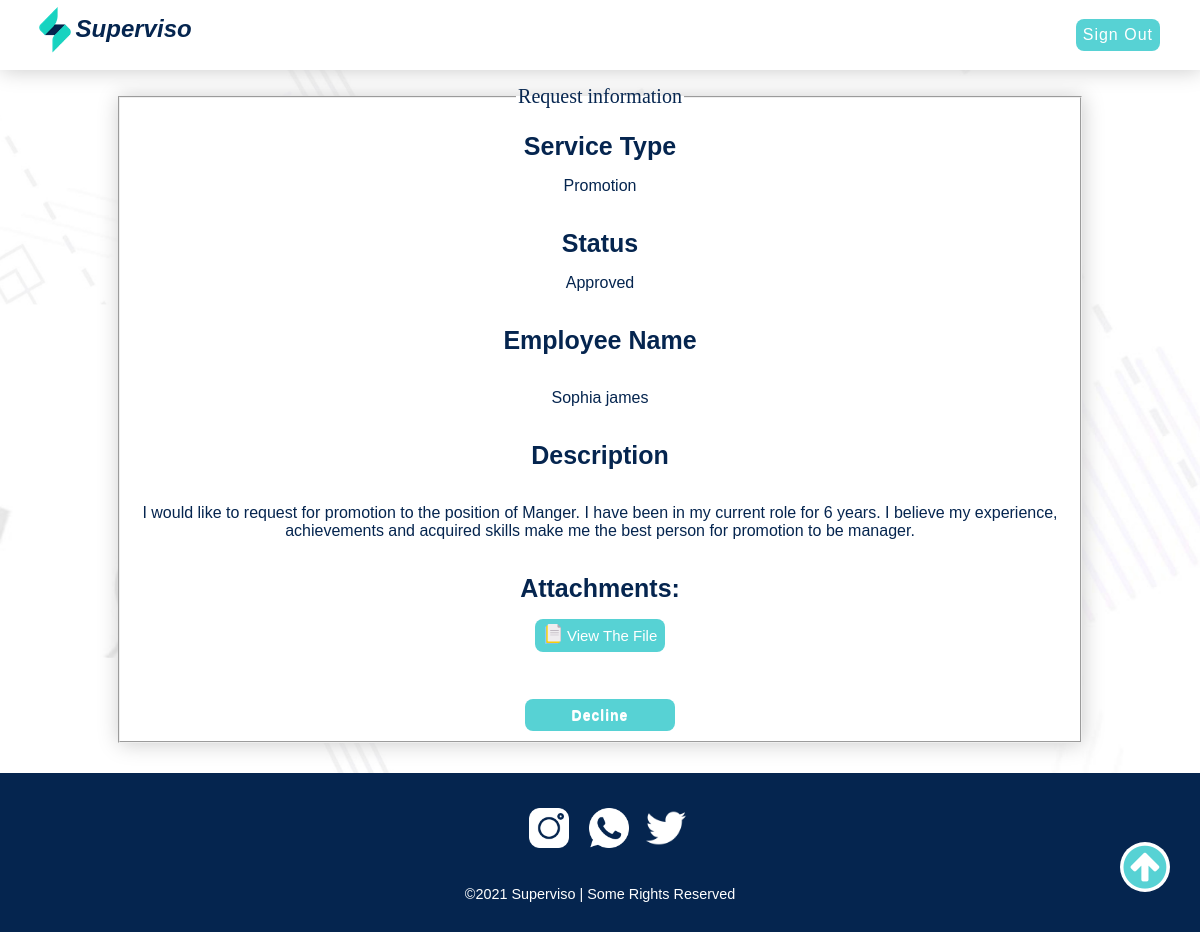
The app's page /request-information-page.php?id=2 (signed in) with its own data.
### tables this page shows
CREATE TABLE `request` (
  `id` int(11) NOT NULL,
  `emp_id` int(4) NOT NULL,
  `service_id` int(4) NOT NULL,
  `description` varchar(1000) NOT NULL,
  `attachment1` varchar(1000) NOT NULL,
  `attachment2` varchar(1000) NOT NULL,
  `status` varchar(30) NOT NULL
);

CREATE TABLE `service` (
  `id` int(11) NOT NULL,
  `type` varchar(20) NOT NULL
);

CREATE TABLE `employee` (
  `id` int(11) NOT NULL,
  `emp_number` int(8) NOT NULL,
  `first_name` varchar(20) NOT NULL,
  `last_name` varchar(20) NOT NULL,
  `job_title` varchar(20) NOT NULL,
  `password` varchar(60) NOT NULL
);

### include/functions.php (called while the page is built, shortened)
<?php
function getRequestInfo($id)
{
    global $conn;
    $id = mysqli_real_escape_string($conn, $id);
    $sql = "SELECT r.*, e.first_name AS emp_first_name, e.last_name AS emp_last_name, s.type AS service_type FROM `Request` r, `Employee` e, `Service` s WHERE r.emp_id = e.id AND r.service_id = s.id AND r.id = '$id';";
    $result = mysqli_query($conn, $sql);
    if ($result) {
        $request = mysqli_fetch_assoc($result);
        return $request;
    }
    return false;
}

### request-information-page.php (the view, shortened to what this page needs)
<?php
require_once('include/db_conn.php');
include('include/functions.php');
if ($_SESSION['is_manager']) {
  $user_type = "manager";
} else {
  $user_type = "employee";
}
$request = false;
if (isset($_GET['id'])) {
  $request_id = $_GET['id'];
  $request = getRequestInfo($request_id);
}
?>
<!DOCTYPE html>
<html lang="en">
<head>
    <link rel="stylesheet" href="css/style2.css">
      <link rel="stylesheet" href="css/requestinfo.css">
    <link rel="stylesheet" href="https://stackpath.bootstrapcdn.com/font-awesome/4.7.0/css/font-awesome.min.css">
</head>
<body>
    <header>
        <div class="navbar">
            <img id="LOGO" src="images/logo.png" height="70" alt="logo">
            <a class="logo" href="index.php" accesskey="h"><em>Superv<span>i</span>so</em></a>
              <a id="Button" href="signout.php"> Sign Out</a>
                </div>
    </header>
<main>
  <form id="editfForm" name="FormE">
    <fieldset>
      <legend id="edit">
        Request information
      </legend>
      <br>
      <?php if ($request) { ?>
        <label for="service" class="Tit"> Service Type </label><br>
        <p> <?php echo $request['service_type'] ;?> </p>
        <br>
        <label for="service" class="Tit"> Status</label><br>
        <p><?php echo $request['status']; ?></p>
        <br>
        <label for="service" class="Tit"> Employee Name </label><br>
        <br>
        <p><?php echo $request['emp_first_name']; ?> <?php echo $request['emp_last_name'] ;?></p>
        <br>
        <label for="service" class="Tit"> Description </label><br>
        <br>
        <p><?php echo $request['description']; ?></p>
        <br>
        <label for="service" class="Tit"> Attachments: </label><br>
        <br>
        <?php
        if($request['attachment1'] != ''){
        if (@is_array(getimagesize($request['attachment1']))) { ?>
          <img height="150" width="150" src="<?php echo $request['attachment1'] ;?>">
        <?php } else { ?>
          <a id="doc" target="_blank" href="<?php echo $request['attachment1']; ?>" download><img id="Doc" height="20" width="20" src="images/documents.png"> View The File</a> <br><br>
        <?php } ?>
         <?php } ?>
        <br>
        <br>
        <div class="buttons">
          <?php if ($user_type == "manager") { ?>
            <?php if ($request['status'] == 'In progress' || $request['status'] == 'Approved') { ?>
              <input type="button" class="btn" id="decline" value="Decline" onClick="declineReq(<?php echo $request['id']; ?>)">
            <?php } ?>
          <?php } else { ?>
            <input type="button" class="btn" id="edit" value="Edit" onClick="Editreq(<?php echo $request['id']; ?>)">
          <?php } ?>
        </div>
      <?php } else { ?>
        <p> request not found </p>
      <?php } ?>
    </fieldset>
  </form>
</main>
<?php include("include/footer.php"); ?>

### css/requestinfo.css (style rules this page uses)
body { background: url(../images/background2.png) no-repeat; background-size: cover; width: 100%; overflow-x: hidden !important; margin: 0; padding: 0; font-family: Arial, sans-serif; background-color: #ffffff; }
em { position: relative; bottom: 10px; right: 70px; }
#LOGO { position: relative; left: 20px; }
#Button { text-decoration: none; background-color: #57d2d4; color: #ffff; letter-spacing: 1px; border-style: none; padding: 5px; border-radius: 8px; padding: 7px; position: relative; right: 40px; }
.logo { text-decoration: none; font-weight: bold; color: #05254f; font-size: 30px; flex: 1 1 auto; height: 20px; width: 40px; margin-left: 5%; }
.navbar { box-shadow: 0.5px 0.5px 20px rgb(204, 204, 204); position: relative; display: flex; justify-content: center; align-items: center; flex-direction: row; flex-wrap: wrap; background-color: white; width: 100%; height: 70px; z-index: 1; }
#doc { border-radius: 8px; background-color: #57d2d4; padding: 8px; margin: 5x; }
a#doc { font-size: 15px; color: white; text-decoration: none; }
#edit { font: 20px bold; }
fieldset { height: 50%; width: 80%; background: #ffffff; margin: auto; text-align: center; }
.btn { width: 150px; height: 32px; outline: none; color: #57d2d4; font-weight: bold; border: 0px solid #f26724; text-shadow: 0px 0.5px 0.5px #fff; border-radius: 8px; font-weight: 600; color: white; letter-spacing: 1px; font-size: 14px; background-color: #57d2d4; -webkit-transition: 1s; -moz-transition: 1s; transition: 1s; }
.Tit { font-size: 25px; font-weight: bold; }
fieldset { box-shadow: 0.5px 0.5px 20px rgb(204, 204, 204); color: #05254f; }
#Doc { position: relative; top: 3px; }
legend { font-weight: bold; }
form { margin: 15px; position: relative; }

### request-information-page.php (style rules this page uses)
.logo { font-size: 24px; position: relative; left: 1.3%; }

### records on screen
request: service.type "Promotion", status "Approved", emp.first_name "Sophia", emp.last_name "james", description "I would like to request for promotion to the position of Manger. I have been in my current role for 6 years. I believe my experience, achievements and acquired skills make me the best person for promotion to be manager."
